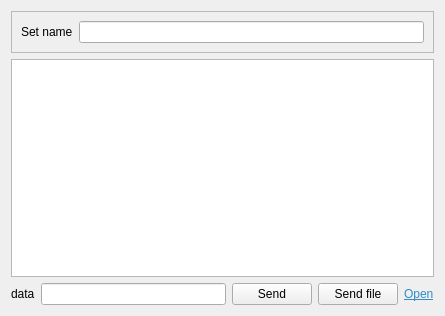
<?xml version="1.0" encoding="UTF-8"?>
<ui version="4.0">
 <class>ChatWidget</class>
 <widget class="QWidget" name="ChatWidget">
  <property name="geometry">
   <rect>
    <x>0</x>
    <y>0</y>
    <width>445</width>
    <height>316</height>
   </rect>
  </property>
  <property name="windowTitle">
   <string>Form</string>
  </property>
  <layout class="QGridLayout" name="gridLayout_2">
   <item row="0" column="0">
    <layout class="QVBoxLayout" name="verticalLayout_2">
     <item>
      <widget class="QFrame" name="nameFrame">
       <property name="frameShape">
        <enum>QFrame::StyledPanel</enum>
       </property>
       <property name="frameShadow">
        <enum>QFrame::Raised</enum>
       </property>
       <layout class="QGridLayout" name="gridLayout">
        <item row="0" column="0">
         <layout class="QHBoxLayout" name="horizontalLayout_2">
          <item>
           <widget class="QLabel" name="label_2">
            <property name="text">
             <string>Set name</string>
            </property>
           </widget>
          </item>
          <item>
           <widget class="QLineEdit" name="leName"/>
          </item>
         </layout>
        </item>
       </layout>
      </widget>
     </item>
     <item>
      <widget class="QListWidget" name="lwChat"/>
     </item>
     <item>
      <layout class="QVBoxLayout" name="verticalLayout">
       <item>
        <layout class="QHBoxLayout" name="horizontalLayout">
         <item>
          <widget class="QLabel" name="label">
           <property name="text">
            <string>data</string>
           </property>
          </widget>
         </item>
         <item>
          <widget class="QLineEdit" name="leData"/>
         </item>
         <item>
          <widget class="QPushButton" name="btnSend">
           <property name="text">
            <string>Send</string>
           </property>
          </widget>
         </item>
         <item>
          <widget class="QPushButton" name="btnSendFile">
           <property name="text">
            <string>Send file</string>
           </property>
          </widget>
         </item>
         <item>
          <widget class="QLabel" name="lblOpen">
           <property name="text">
            <string>&lt;html&gt;&lt;head/&gt;&lt;body&gt;&lt;p&gt;&lt;a href=&quot;#&quot;&gt;&lt;span style=&quot; text-decoration: underline; color:#308cc6;&quot;&gt;Open&lt;/span&gt;&lt;/a&gt;&lt;/p&gt;&lt;/body&gt;&lt;/html&gt;</string>
           </property>
          </widget>
         </item>
        </layout>
       </item>
      </layout>
     </item>
    </layout>
   </item>
  </layout>
 </widget>
 <resources/>
 <connections/>
</ui>
